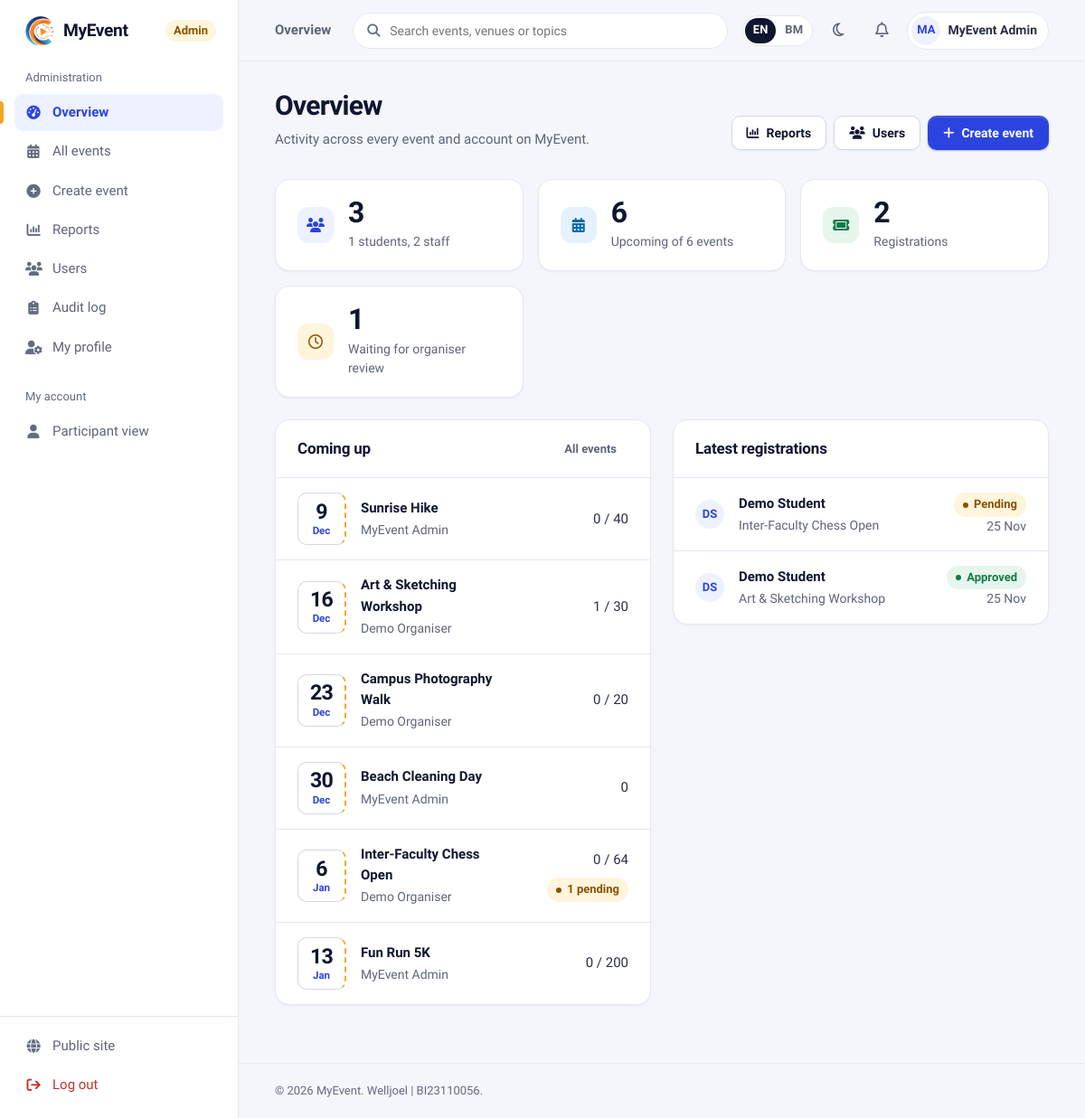
/admin/index.php (signed in), run on the app's committed database.
### tables this page shows
CREATE TABLE IF NOT EXISTS `users` (
  `user_id` int(11) NOT NULL AUTO_INCREMENT,
  `category` enum('Staff','Student','Public') NOT NULL,
  `name` varchar(255) NOT NULL,
  `email` varchar(255) NOT NULL,
  `phone` varchar(20) DEFAULT NULL,
  `organization` varchar(255) NOT NULL,
  `recommend_events` text DEFAULT NULL,
  `password` varchar(255) NOT NULL,
  `role` enum('Admin','User') NOT NULL DEFAULT 'User',
  `created_at` timestamp NOT NULL DEFAULT current_timestamp(),
  `bio` text DEFAULT NULL,
  `profile_pic` varchar(255) DEFAULT NULL,
  `email_participant` tinyint(1) NOT NULL DEFAULT 1 COMMENT 'Emails about my own registrations and events I joined',
  `email_organiser` tinyint(1) NOT NULL DEFAULT 1 COMMENT 'Emails when people register for events I organise',
  `locale` varchar(5) DEFAULT NULL COMMENT 'Interface and email language: en or ms (NULL = not chosen yet)',
  PRIMARY KEY (`user_id`),
  UNIQUE KEY `email` (`email`)
);

CREATE TABLE IF NOT EXISTS `events` (
  `event_id` int(11) NOT NULL AUTO_INCREMENT,
  `event_name` varchar(255) NOT NULL,
  `description` text DEFAULT NULL,
  `contact_no` varchar(20) DEFAULT NULL,
  `category_id` int(10) unsigned DEFAULT NULL,
  `venue` varchar(255) NOT NULL,
  `event_date` date NOT NULL,
  `event_time` time NOT NULL,
  `end_time` time DEFAULT NULL,
  `mode` enum('Physical','Online','Hybrid') NOT NULL DEFAULT 'Physical',
  `remarks` text DEFAULT NULL,
  `visibility` enum('Public','Private') NOT NULL DEFAULT 'Public',
  `poster_path` varchar(255) DEFAULT NULL,
  `created_by` int(11) DEFAULT NULL,
  `created_at` timestamp NOT NULL DEFAULT current_timestamp(),
  `fee` decimal(10,2) NOT NULL DEFAULT 0.00,
  `reg_close_date` date DEFAULT NULL,
  `max_participants` int(11) NOT NULL DEFAULT 0,
  PRIMARY KEY (`event_id`),
  KEY `category_id` (`category_id`),
  KEY `fk_events_createdby` (`created_by`),
  KEY `idx_events_date` (`event_date`),
  CONSTRAINT `events_ibfk_1` FOREIGN KEY (`category_id`) REFERENCES `event_category` (`category_id`) ON DELETE SET NULL ON UPDATE CASCADE,
  CONSTRAINT `fk_events_createdby` FOREIGN KEY (`created_by`) REFERENCES `users` (`user_id`) ON DELETE SET NULL ON UPDATE CASCADE,
  CONSTRAINT `chk_events_fee` CHECK (`fee` >= 0),
  CONSTRAINT `chk_events_capacity` CHECK (`max_participants` >= 0)
);

### admin/index.php (the view, shortened to what the rows shown need)
<?php
require_once __DIR__ . '/../config.php';
$upcoming = db_all($conn,
    "SELECT e.event_id, e.event_name, e.event_date, e.venue, e.max_participants, u.name AS organiser,
            (SELECT COUNT(*) FROM registrations r WHERE r.event_id = e.event_id AND r.approval_status = 'Approved') AS approved,
            (SELECT COUNT(*) FROM registrations r WHERE r.event_id = e.event_id AND r.approval_status = 'Pending') AS pending
     FROM events e LEFT JOIN users u ON u.user_id = e.created_by
     WHERE e.event_date >= CURDATE()
     ORDER BY e.event_date ASC LIMIT 6");
$nav_area   = 'admin';
include ROOT_PATH . '/include/layout/app_start.php';
?>
<div class="page-header">
    <div>
        <h1><?= t('Overview') ?></h1>
    </div>
</div>
<div class="grid-2">
    <section class="card">
        <div class="card-header">
            <h2 class="card-title"><?= t('Coming up') ?></h2>
        </div>
        <?php if ($upcoming): ?>
            <div class="table-wrap">
                <table class="table">
                    <tbody>
                    <?php foreach ($upcoming as $row): ?>
                        <tr>
                            <td>
                                <div class="event-cell">
                                    <?= datestub($row['event_date']) ?>
                                    <div>
                                        <a class="event-cell-title" href="organizer/manage_participants.php?event_id=<?= (int) $row['event_id'] ?>"><?= e($row['event_name']) ?></a>
                                        <div class="event-cell-meta"><?= e($row['organiser'] ?? __('No organiser')) ?></div>
                                    </div>
                                </div>
                            </td>
                            <td class="num">
                                <?= (int) $row['approved'] ?><?= (int) $row['max_participants'] > 0 ? ' / ' . (int) $row['max_participants'] : '' ?>
                                <?php if ((int) $row['pending'] > 0): ?><span class="badge badge-warning cell-sub"><?= t('{n} pending', ['n' => (int) $row['pending']]) ?></span><?php endif; ?>
                            </td>
                        </tr>
                    <?php endforeach; ?>
                    </tbody>
                </table>
            </div>
        <?php else: ?>
            <div class="empty-state"><i class="fa-regular fa-calendar"></i><h3><?= t('No upcoming events') ?></h3><a class="btn btn-primary" href="events/create.php"><?= t('Create event') ?></a></div>
        <?php endif; ?>
    </section>
    <section class="card">
        <div class="card-header">
            <h2 class="card-title"><?= t('Latest registrations') ?></h2>
        </div>
    </section>
</div>
<?php include ROOT_PATH . '/include/layout/app_end.php'; ?>

### include/layout/app_start.php (shortened to what the rows shown need)
<?php
$nav_area   = $nav_area ?? 'user';
$__uid    = current_user_id();
$__me     = db_all($conn, 'SELECT name, profile_pic FROM users WHERE user_id = ?', 'i', [$__uid])[0]
            ?? ['name' => $_SESSION['name'] ?? '', 'profile_pic' => null];
$__avatar = avatar_url($__me['profile_pic']);
$u = BASE_URL;
$__profileUrl = $nav_area === 'admin' ? $u . 'admin/profile.php' : $u . 'users/profile.php';
?>
<!DOCTYPE html>
<html lang="<?= e(html_lang()) ?>">
<head>
    <link rel="stylesheet" href="https://cdnjs.cloudflare.com/ajax/libs/font-awesome/6.5.0/css/all.min.css">
    <link rel="stylesheet" href="<?= e($u) ?>assets/css/app.css?v=16">
</head>
<body class="app">
<div class="app-shell">
    <header class="topbar">
        <div class="topbar-actions">
            <a class="user-chip" href="<?= e($__profileUrl) ?>">
                <?php if ($__avatar): ?>
                    <img class="avatar" src="<?= e($__avatar) ?>" alt="">
                <?php else: ?>
                    <span class="avatar" aria-hidden="true"><?= e(initials($__me['name'])) ?></span>
                <?php endif; ?>
                <span class="user-chip-name"><?= e($__me['name']) ?></span>
            </a>
        </div>
    </header>
    <main class="app-main" id="main">

### include/helpers.php (shortened to what the rows shown need)
<?php
function avatar_url(?string $file): ?string
{
    return null;
}
function datestub(?string $date): string
{
    if (!$date || !($ts = strtotime($date))) {
        return '<span class="datestub is-past" aria-label="' . e(__('No date')) . '"><b>–</b><span>' . e(__('TBA')) . '</span></span>';
    }
    $past = date('Y-m-d', $ts) < date('Y-m-d') ? ' is-past' : '';
    return '<span class="datestub' . $past . '" aria-label="' . e(ldate('j F Y', $ts)) . '"><b>'
        . date('j', $ts) . '</b><span>' . e(ldate('M', $ts)) . '</span></span>';
}
function initials(?string $name): string
{
    $parts = preg_split('/\s+/', trim((string) $name)) ?: [];
    $letters = '';
    foreach (array_slice(array_filter($parts), 0, 2) as $p) {
        $letters .= mb_strtoupper(mb_substr($p, 0, 1));
    }
    return $letters ?: '?';
}
function db_all(mysqli $conn, string $sql, string $types = '', array $params = []): array
{
    $stmt = $conn->prepare($sql);
    if ($types !== '') {
        $stmt->bind_param($types, ...$params);
    }
    $stmt->execute();
    $rows = $stmt->get_result()->fetch_all(MYSQLI_ASSOC);
    return $rows;
}

### data on the page
users: name "MA", name "MyEvent Admin"
events: event_date "9", event_date "Dec", event_name "Sunrise Hike", created_by.name "MyEvent Admin", approved "0", max_participants "40"
events: event_date "16", event_date "Dec", event_name "Art & Sketching Workshop", created_by.name "Demo Organiser", approved "1", max_participants "30"
events: event_date "23", event_date "Dec", event_name "Campus Photography Walk", created_by.name "Demo Organiser", approved "0", max_participants "20"
events: event_date "30", event_date "Dec", event_name "Beach Cleaning Day", created_by.name "MyEvent Admin", approved "0"
events: event_date "6", event_date "Jan", event_name "Inter-Faculty Chess Open", created_by.name "Demo Organiser", approved "0", max_participants "64", pending "1 pending"
events: event_date "13", event_date "Jan", event_name "Fun Run 5K", created_by.name "MyEvent Admin", approved "0", max_participants "200"

### other printed values
APP_NAME "MyEvent"
t('Admin') "Admin"
$__group "Administration"
$__l[0] "Overview"
$__l[0] "All events"
$__l[0] "Create event"
$__l[0] "Reports"
$__l[0] "Users"
$__l[0] "Audit log"
$__l[0] "My profile"
$__group "My account"
$__l[0] "Participant view"
t('Public site') "Public site"
t('Log out') "Log out"
$page_title "Overview"
